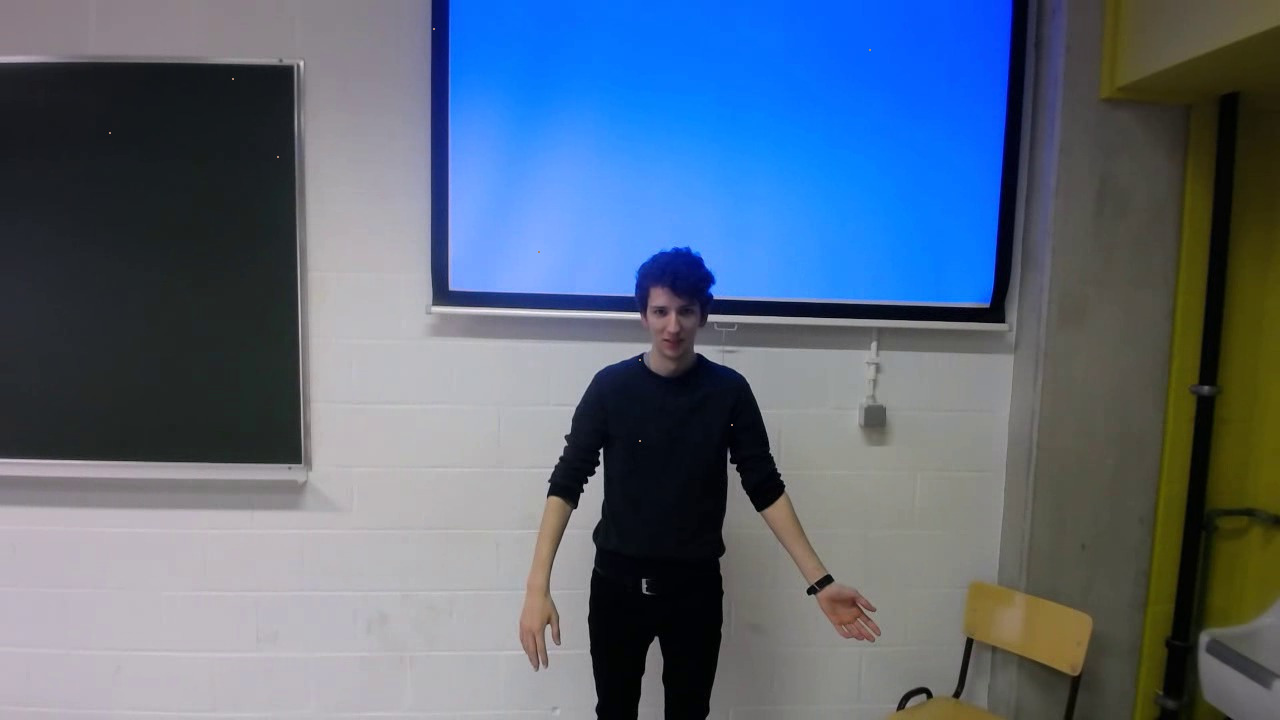
//> input picture Sessie_1/Sessie1.2/imageColorAdapted.jpg, 1280 x 720 px
$ ./main -image=imageColorAdapted.jpg   (built with g++ and OpenCV 4)
//> lines starting //> are read from the running program, lines starting //| are printed output that depends on the picture; after the words box and inside, x2 and y2 are one past the last pixel; in counts of white or black regions, pixels touching at a corner belong together
///`pkg-config opencv --libs` in build options, linker

#include <iostream>
#include <opencv2/opencv.hpp>

using namespace std;
using namespace cv;

int main(int argc, const char** argv)
{
    /// Adding a little help option and command line parser input
    CommandLineParser parser(argc, argv,
        "{ help h usage ? || show this message }"
        "{ image i  || (required) path to image }"
    );
    /// If help is entered
    if (parser.has("help"))
    {
        parser.printMessage();
        cerr << "use parameter: --image=imageColorAdapted.jpg";
        return 0;
    }

    /// Collect data from arguments
    string imagepath(parser.get<string>("image"));
    if (imagepath.empty())
    {
        cerr << "image not found\n";
        parser.printMessage();
        return -1;
    }

    /// Read an show image
    Mat img;
    img = imread(imagepath);
//> img is the input picture: 720 rows x 1280 cols, CV_8UC3; mean B, G, R 125.8, 105.7, 90.2
    imshow("Adapted color image", img);
    waitKey(0);

    /// Segment skin color
    Mat bgr[3];
    Mat BLUE;
    Mat GREEN;
    Mat RED;

    split(img, bgr);
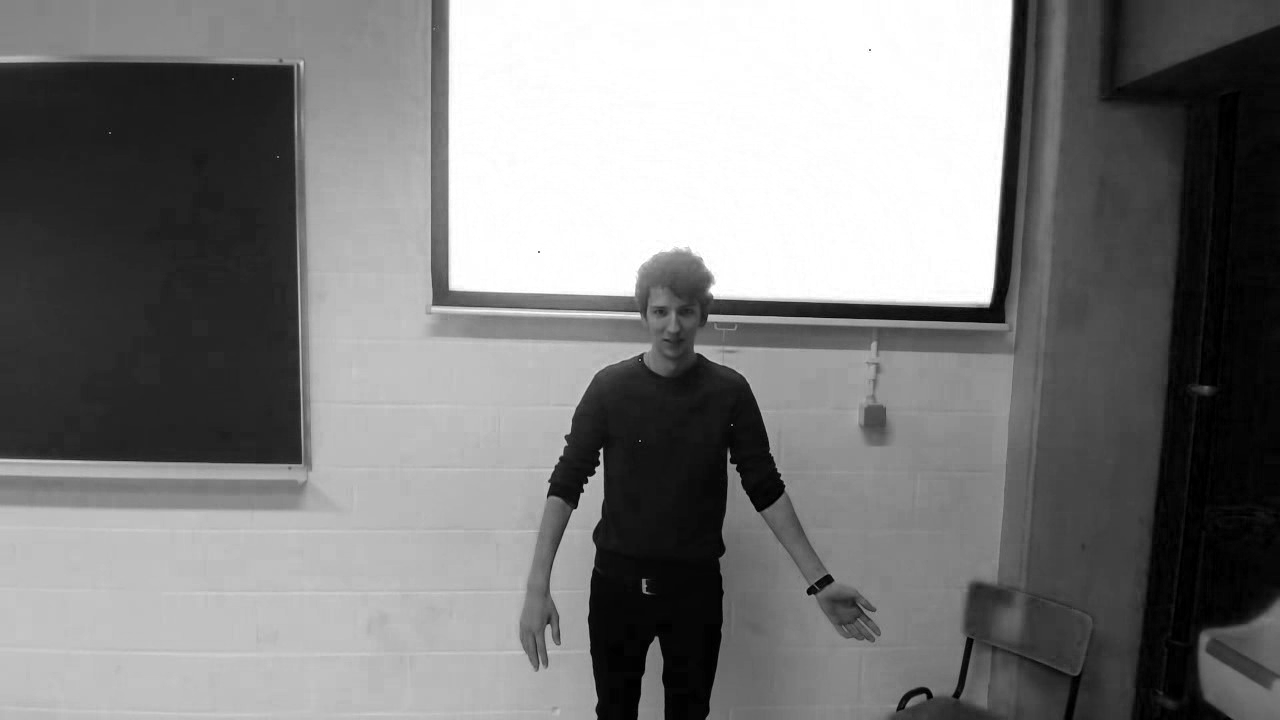
//> bgr[0]: 720 rows x 1280 cols, CV_8UC1; min 0, max 255, mean 125.8
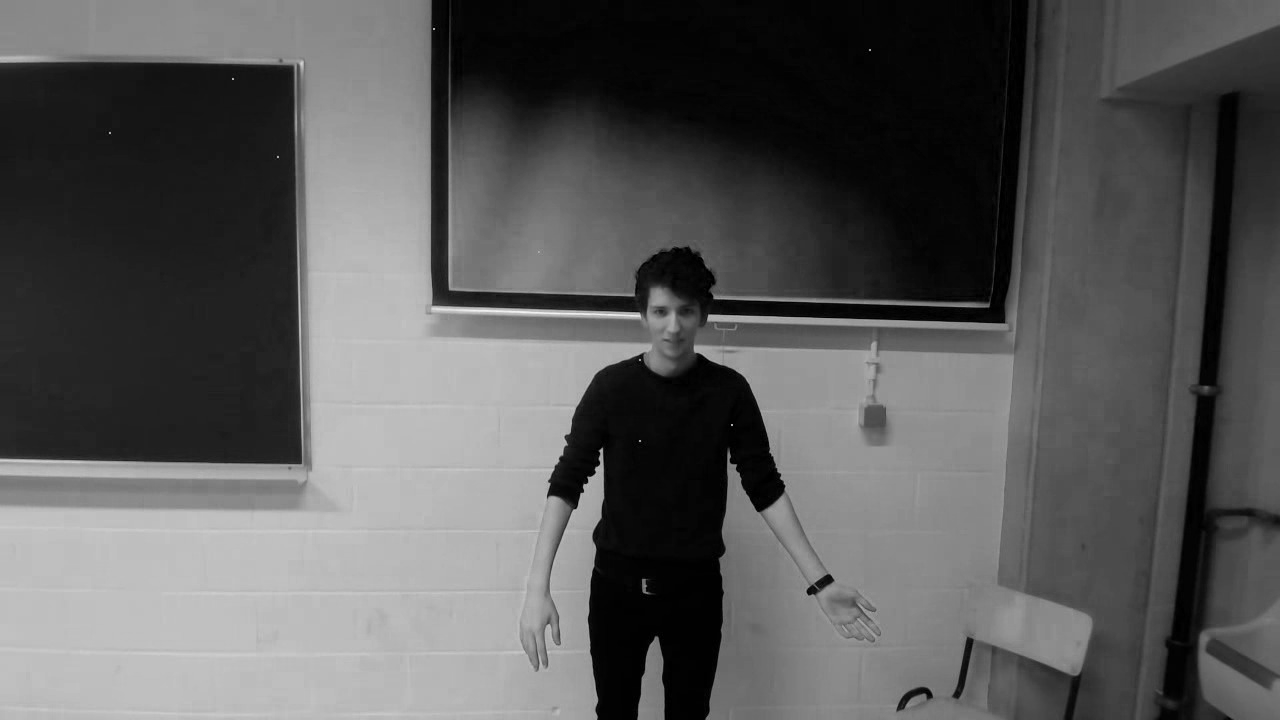
//> bgr[2]: 720 rows x 1280 cols, CV_8UC1; min 0, max 244, mean 90.2
    BLUE = bgr[0];
    GREEN = bgr[1];
    RED = bgr[2];

    Mat mask;
    mask = (RED>95) & (GREEN>40) & (BLUE>20) & ((max(RED,max(GREEN,BLUE)) - min(RED,min(GREEN,BLUE)))>15) & (abs(RED-GREEN)>15) & (RED>GREEN) & (RED>BLUE);
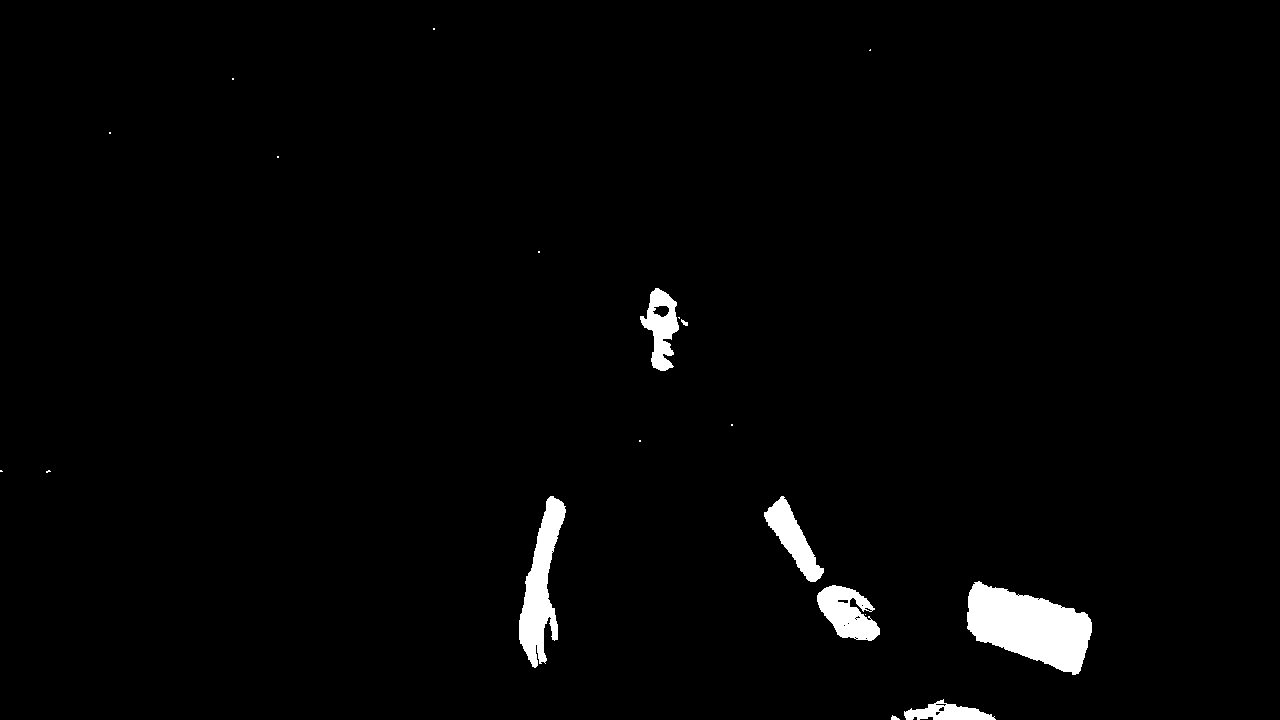
//> mask: 720 rows x 1280 cols, CV_8UC1; 1.9% white; 20 white regions (12 under 20 px), largest, box (x1, y1, x2, y2) and area: (967, 581, 1092, 675) 7186, (519, 496, 566, 668) 3795, (817, 585, 880, 641) 2169

    mask = mask*255;

    imshow("mask", mask);
    waitKey(0);

    /// Clean mask with erode and dilate
    erode(mask, mask, Mat(), Point(-1,-1), 1);
    dilate(mask, mask, Mat(), Point(-1,-1), 1);

    imshow("clean mask ", mask);
    waitKey(0);

    /// connect limbs
    dilate(mask, mask, Mat(), Point(-1,-1), 10);
    erode(mask, mask, Mat(), Point(-1,-1), 10);

    imshow("connected limbs", mask);
    waitKey(0);

    /// Convex hull approach for finding contours
    vector< vector<Point> > contours;
    vector< vector<Point> > hulls;

    findContours(mask, contours, RETR_EXTERNAL, CHAIN_APPROX_NONE);
//> contours = 5 contours; box (x1, y1, x2, y2) and area: (967, 582, 1092, 675) 7018, (764, 496, 880, 641) 4196, (519, 496, 566, 667) 3820, (640, 288, 688, 371) 1908, (891, 700, 995, 720) 1042

    for (size_t i=0; i<contours.size(); i++)
    {
        vector<Point> hull;
        convexHull(contours[i], hull);
        hulls.push_back(hull);
    }
//> this loop made 5 passes

    //draw filled hulls
    drawContours(mask, hulls, -1, 255, -1);
//> mask: 720 rows x 1280 cols, CV_8UC1; 2.5% white; 5 white regions, box (x1, y1, x2, y2) and area: (967, 582, 1092, 675) 7601, (764, 496, 880, 641) 6216, (519, 496, 566, 667) 5291, (640, 288, 688, 371) 2669, (891, 700, 995, 720) 1321

    imshow("contours", mask);
    waitKey(0);

    /// use mask on original image
    Mat bgr_mask(img.rows, img.cols, CV_8UC3);
    Mat pixels_blue = bgr[0] & mask;
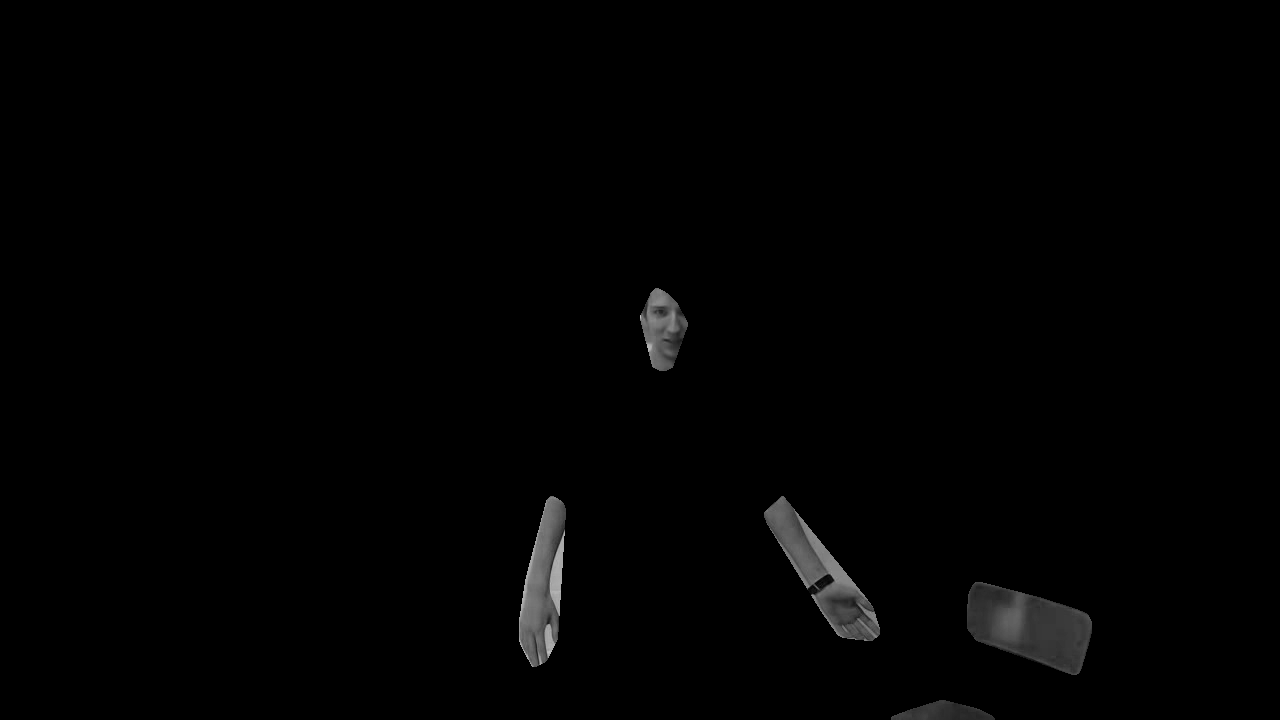
//> pixels_blue: 720 rows x 1280 cols, CV_8UC1; min 0, max 195, mean 2.1
    Mat pixels_green = bgr[1] & mask;
    Mat pixels_red = bgr[2] & mask;

    Mat in[] = { pixels_blue, pixels_green, pixels_red };
    int from_to[] = { 0,0, 1,1, 2,2 };

    mixChannels(in, 3, &bgr_mask, 1, from_to, 3);

    imshow("original + mask", bgr_mask);
    waitKey(0);
}
